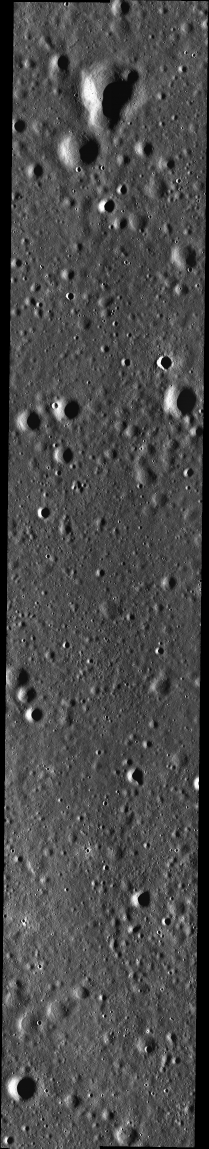
#> input picture data/apollo11_nac.png, 627 x 3445 px, found by its file name (shown at 1/3 size)
$ python prepare_hard_pair.py
#> lines starting #> are read from the running program, lines starting #| are printed output that depends on the picture
import os
import json
import cv2
import numpy as np
from pathlib import Path

def prepare_hard_pair():
    out_dir = Path("data/samples/hard_pair")
    out_dir.mkdir(parents=True, exist_ok=True)

    img = cv2.imread("data/apollo11_nac.png", cv2.IMREAD_GRAYSCALE)
#> img is the input picture: shape (3445, 627); min 0, max 255, mean 74.3
    if img is None:
        raise ValueError("Failed to load image")

    h, w = img.shape
#> h = 3445; w = 627
    # Ensure it's large enough, BROWSE.PNG might not be huge.
    # We will just pad or tile if it's too small, but let's assume it's big enough.
    # BROWSE.PNG is probably around 1024x1024 to 2048x2048.

    # Actually let's resize the base image to 4000x4000 so we have plenty of pixels
    img = cv2.resize(img, (4000, 4000), interpolation=cv2.INTER_CUBIC)
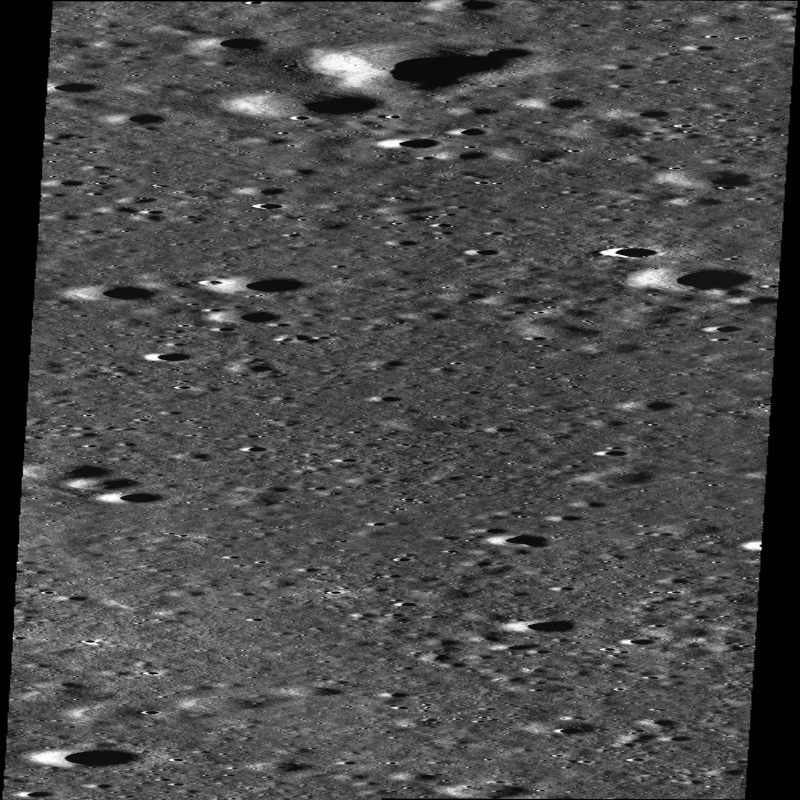
#> img: shape (4000, 4000) (shown at 1/5 size); min 0, max 255, mean 74.3

    # Crop center 2000x2000 for reference
    cx, cy = 2000, 2000
    ref_crop = img[cy-1000:cy+1000, cx-1000:cx+1000].copy()
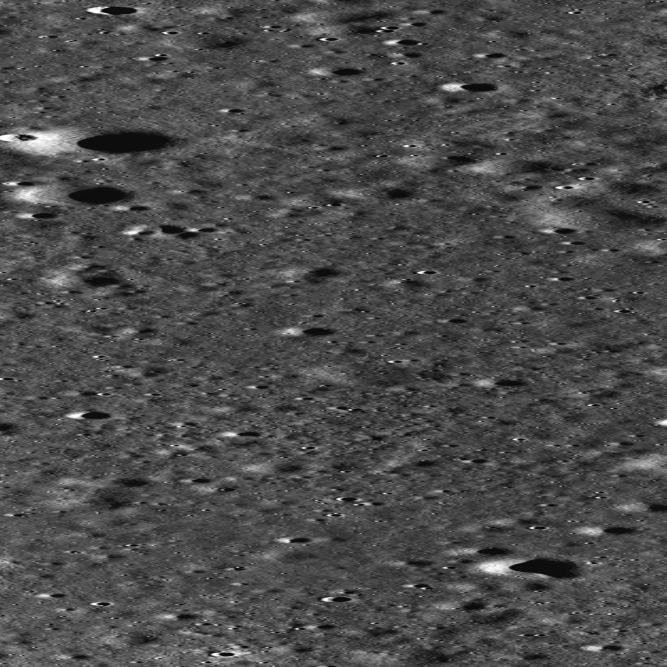
#> ref_crop: shape (2000, 2000) (shown at 1/3 size); min 0, max 255, mean 74.7

    # We want a GSD ratio of ~5x. This means moving image has 5x larger pixels (i.e. is zoomed out or lower resolution).
    # But wait, if moving is lower resolution, we should downscale reference by 5x to get moving.
    # Let's define the homography from Source (moving) to Reference.
    # If source is 5x lower resolution, scaling from Source -> Reference is 5.0.

    scale = 5.0
    angle_deg = 15.0

    center_ref = (1000.0, 1000.0)

    # Rotation matrix around center of reference
    R = cv2.getRotationMatrix2D(center_ref, angle_deg, 1.0)

    # Affine matrix: maps from Reference coordinates to an intermediate space
    # Wait, we want H_gt to map from SOURCE to REFERENCE.
    # H_gt * pts_src = pts_ref.
    # So pts_src = inv(H_gt) * pts_ref.
    # Let's define H_gt (Source -> Reference):
    # Scale source by 5.0, rotate by 15 deg, and translate so centers align.

    center_src = (400.0, 400.0) # Moving image will be 800x800

    # Transform:
    # 1. Translate source center to origin: T(-400, -400)
    # 2. Scale by 5.0
    # 3. Rotate by 15 deg
    # 4. Translate origin to reference center: T(1000, 1000)

    T1 = np.array([[1, 0, -center_src[0]], [0, 1, -center_src[1]], [0, 0, 1]])
    S = np.array([[scale, 0, 0], [0, scale, 0], [0, 0, 1]])

    rad = np.deg2rad(angle_deg)
    R_mat = np.array([
        [np.cos(rad), -np.sin(rad), 0],
        [np.sin(rad),  np.cos(rad), 0],
        [0, 0, 1]
    ])

    T2 = np.array([[1, 0, center_ref[0]], [0, 1, center_ref[1]], [0, 0, 1]])

    H_gt = T2 @ R_mat @ S @ T1
    H_inv = np.linalg.inv(H_gt)

    # Warp reference to create source
    # warpPerspective takes transformation from destination to source, but cv2.warpPerspective
    # maps from src to dst.
    # Here, we want to map ref_crop (which is "destination") to src_crop (which is "source").
    # So we use H_inv to map ref_crop -> src_crop.
    src_crop = cv2.warpPerspective(ref_crop, H_inv, (800, 800), flags=cv2.INTER_LINEAR, borderMode=cv2.BORDER_REPLICATE)
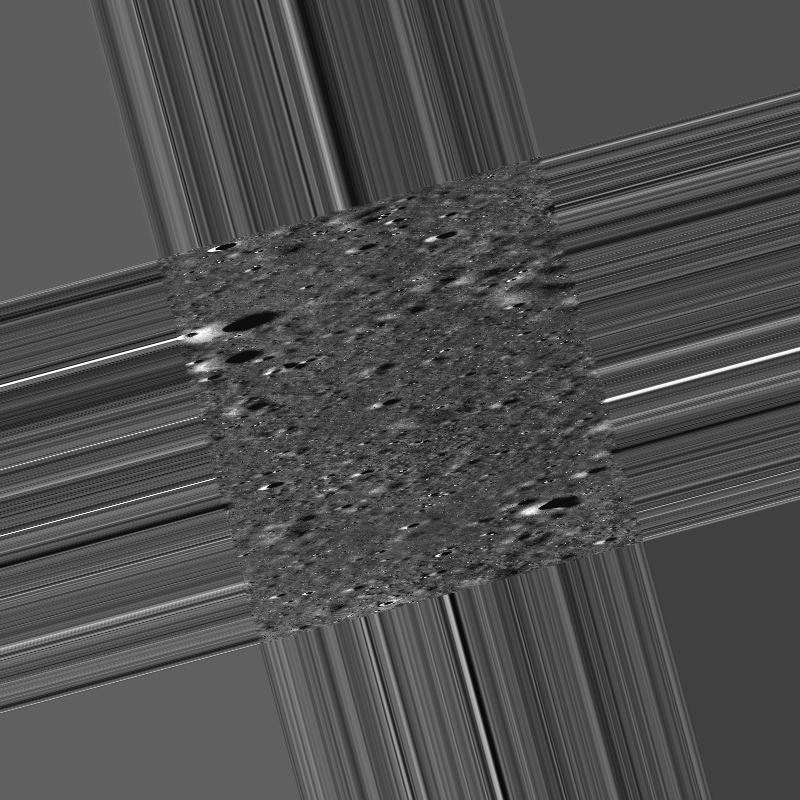
#> src_crop: shape (800, 800); min 0, max 255, mean 78.4

    # Add noise to simulate cross-sensor
    noise = np.random.normal(0, 15, src_crop.shape).astype(np.float32)
    src_crop = np.clip(src_crop.astype(np.float32) + noise, 0, 255).astype(np.uint8)
    # Adjust contrast/brightness
    src_crop = cv2.convertScaleAbs(src_crop, alpha=1.2, beta=-20)

    cv2.imwrite(str(out_dir / "reference.tif"), ref_crop)
    cv2.imwrite(str(out_dir / "source.tif"), src_crop)

    # Hand-label GT by mapping a grid of points from Source to Reference
    # Choose 16 points in source image (e.g. 4x4 grid)
    y, x = np.mgrid[200:600:4j, 200:600:4j]
    pts_src = np.column_stack([x.ravel(), y.ravel()]).astype(np.float64)

    # Map to reference
    pts_src_hom = np.column_stack([pts_src, np.ones(len(pts_src))])
    pts_ref_hom = (H_gt @ pts_src_hom.T).T
    pts_ref = pts_ref_hom[:, :2] / pts_ref_hom[:, 2:]

    matches = []
    for (sx, sy), (rx, ry) in zip(pts_src, pts_ref):
        matches.append({
            "source_x": float(sx),
            "source_y": float(sy),
            "reference_x": float(rx),
            "reference_y": float(ry)
        })

    gt_data = {
        "dataset_info": {
            "reference_image": "reference.tif",
            "synthetic_target_image": "source.tif",
            "gsd_ratio": scale
        },
        "homography_matrix_3x3": H_gt.tolist(),
        "homography_matrix_inv_3x3": H_inv.tolist(),
        "hand_labeled_matches": matches
    }

    with open(out_dir / "ground_truth.json", "w") as f:
        json.dump(gt_data, f, indent=2)

    print("Prepared hard pair successfully at data/samples/hard_pair")

if __name__ == "__main__":
    prepare_hard_pair()
